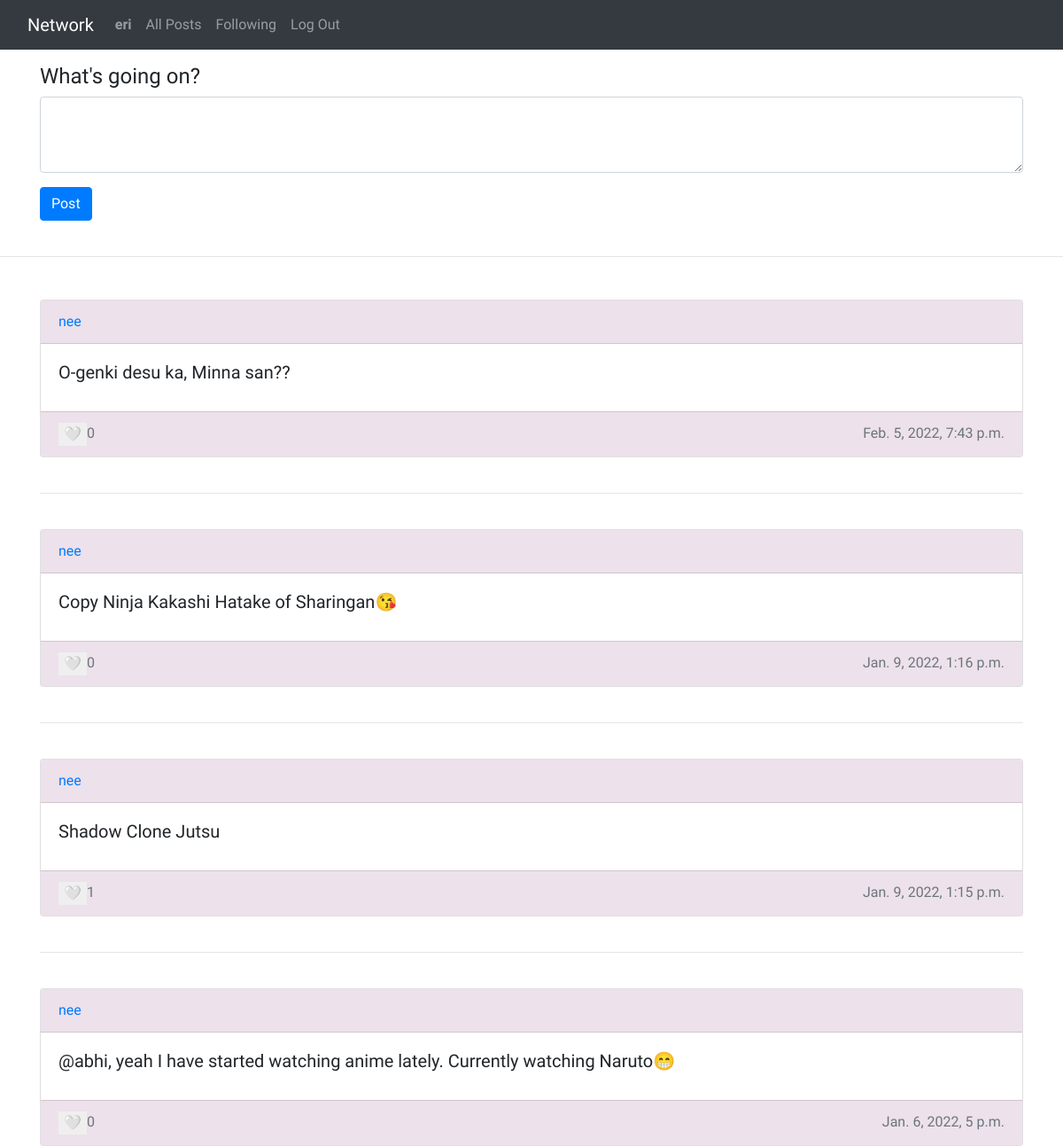
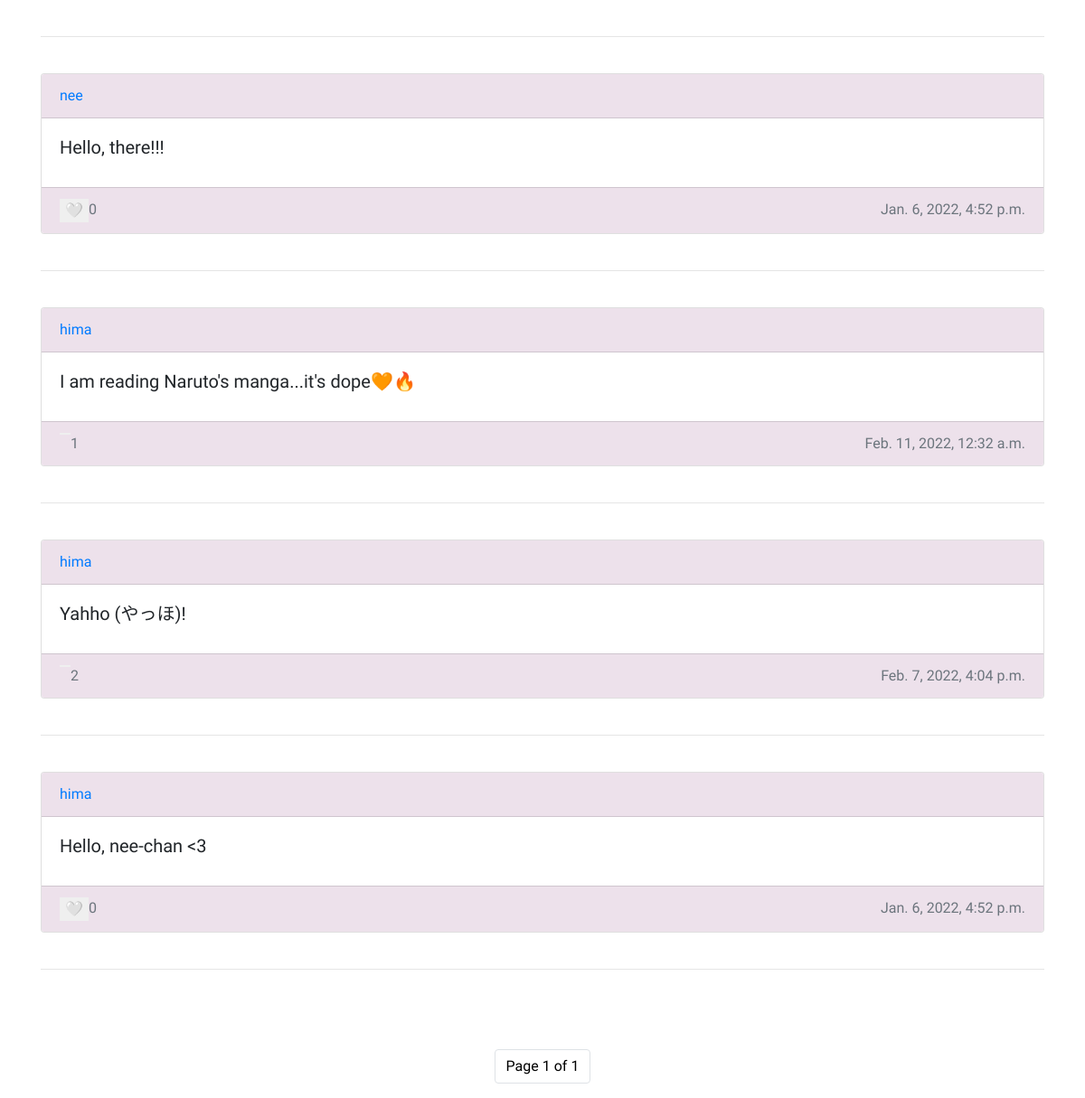
Screenshot of /following (signed in) with the database file from the repository (2 pictures, top to bottom).
### network/models.py (models this page shows)
class User(AbstractUser):
    pass

class Post(models.Model):
    user = models.ForeignKey('User', on_delete = models.CASCADE, related_name = "author")
    content = models.CharField(max_length = 255)
    date = models.DateTimeField(default = timezone.now)
    likes = models.ManyToManyField('User', related_name = "users_who_liked", default = None)
    def __str__(self):
        return f"User: {self.user} has posted {self.content} on {self.date} having  {self.likes.count()} likes"

### network/views.py (the view, shortened to what this page needs)
# urls.py: path("following", views.following, name="following"),
def following(request):
    following_users = Follow.objects.filter(follower = request.user)
    posts = Post.objects.all().order_by('-date')
    following_user_posts = list()
    for foll_user in following_users:
        for post in posts:
            if post.user == foll_user.following:
                following_user_posts.append(post)
    print(following_user_posts)
    paginator = Paginator(following_user_posts, 10)
    page_number = request.GET.get('page')
    page_obj = paginator.get_page(page_number)
    return render(request, "network/following.html", {
        "following_users":following_users,
        "following_user_posts":following_user_posts,
        "page_obj":page_obj,
    })

### network/models.py (called while the page is built)
    def __str__(self):
        return f"{self.follower} follows {self.following}"

### network/templates/network/following.html (shortened to what this page needs)
{% extends "network/layout.html" %}
{% load static %}
{% block body %}
    <div class="container my-3">
        <form action="{% url 'index' %}" method="post">
            <div class="form-group">
                <label class="h4" for="content">What's going on?</label>
                <textarea class="form-control" id="content" rows="3" name="content"></textarea>
            </div>
            <button type="submit" class="btn btn-primary">Post</button>
            <br><br>
        </form>
    </div>
    <hr>
    <div class="container my-5">
        {% for post in page_obj %}
            <div class="card ">
                <div class="card-header">
                    <a href="{% url 'profile' post.user %}">{{post.user.username}}</a>
                </div>
                <div class="card-body">
                    <h5 class="card-title">{{ post.content }}</h5>
                </div>
                <div class="card-footer text-muted" >
                    {% if request.user in post.likes.all  %}
                        <button
                            id="post-likes-{{post.id}}"
                            data-like-status="liked"
                            data-id="{{post.id}}"
                            class="like-post"
                            style="float: left; cursor: pointer; border: none; outline: none;">
                        </button>
                    {% else %}
                        <button
                            id="post-likes-{{post.id}}"
                            data-like-status="unliked"
                            data-id="{{post.id}}"
                            class="like-post"
                            style="float: left; cursor: pointer; border: none; outline: none;"
                        >
                        &#129293;</button>
                    {% endif %}
                    <span id="post-likes-count-{{post.id}}">{{ post.likes.count }}</span>
                    <span style="float: right;">{{ post.date }}</span>
                </div>
            </div>
            <br><hr><br>
       {% endfor %}
    </div>
    <ul class="pagination justify-content-center">
        <li class="current page-item">
            <span class="page-link" style="color: black;">Page {{ page_obj.number }} of {{ page_obj.paginator.num_pages }}</span>
        </li>
      </ul>
{% endblock %}

### network/templates/network/layout.html (shortened to what this page needs)
{% load static %}
<!DOCTYPE html>
<html lang="en">
    <head>
        <link rel="stylesheet" href="https://stackpath.bootstrapcdn.com/bootstrap/4.4.1/css/bootstrap.min.css">
        <link href="{% static 'network/styles.css' %}" rel="stylesheet">
        <link rel="stylesheet" href="https://cdnjs.cloudflare.com/ajax/libs/font-awesome/4.7.0/css/font-awesome.min.css">
        <link href="https://emoji-css.afeld.me/emoji.css" rel="stylesheet">
    </head>
    <body>
        <nav class="navbar navbar-expand-lg navbar-dark bg-dark">
            <div class="container-fluid">
                <a class="navbar-brand" href="{% url 'index' %}">Network</a>
                <div class="collapse navbar-collapse" id="navbarSupportedContent">
                    <ul class="navbar-nav">
                        {% if user.is_authenticated %}
                            <li class="nav-item">
                                <a class="nav-link" href="{% url 'profile' user %}"><strong>{{ user.username }}</strong></a>
                            </li>
                        {% endif %}
                        <li class="nav-item">
                        <a class="nav-link" href="{% url 'index' %}">All Posts</a>
                        </li>
                        {% if user.is_authenticated %}
                            <li class="nav-item">
                                <a class="nav-link" href="{% url 'following' %}">Following</a>
                            </li>
                            <li class="nav-item">
                                <a class="nav-link" href="{% url 'logout' %}">Log Out</a>
                            </li>
                        {% endif %}
                    </ul>
                </div>
            </div>
        </nav>
        <div class="body">
            {% block body %}
            {% endblock %}
        </div>
    </body>
</html>

### network/static/network/styles.css (style rules this page uses)
* { font-family: 'Quicksand', sans-serif; }
.card-header, .card-footer { background-color: rgb(237 225 235); }

### rows the page displays
User: username "eri"
Post: user.username "nee", content "O-genki desu ka, Minna san??", likes.count "0", date "Feb. 5, 2022, 7:43 p.m."
Post: user.username "nee", content "Copy Ninja Kakashi Hatake of Sharingan😘", likes.count "0", date "Jan. 9, 2022, 1:16 p.m."
Post: user.username "nee", content "Shadow Clone Jutsu", likes.count "1", date "Jan. 9, 2022, 1:15 p.m."
Post: user.username "nee", content "@abhi, yeah I have started watching anime lately. Currently watching Naruto😁", likes.count "0", date "Jan. 6, 2022, 5 p.m."
Post: user.username "nee", content "Hello, there!!!", likes.count "0", date "Jan. 6, 2022, 4:52 p.m."
Post: user.username "hima", content "I am reading Naruto's manga...it's dope🧡🔥", likes.count "1", date "Feb. 11, 2022, 12:32 a.m."
Post: user.username "hima", content "Yahho (やっほ)!", likes.count "2", date "Feb. 7, 2022, 4:04 p.m."
Post: user.username "hima", content "Hello, nee-chan <3", likes.count "0", date "Jan. 6, 2022, 4:52 p.m."

### other values shown
{{ page_obj.number }} "1"
{{ page_obj.paginator.num_pages }} "1"
